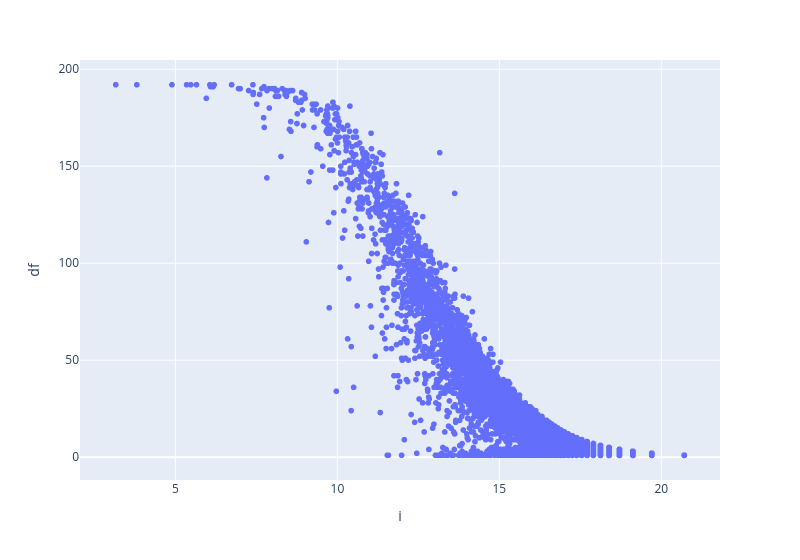

The cell this chart's notebook holds for it:
### Code cell
fig = px.scatter(
    VOCAB,
    x='i',
    y='df',
    hover_name=VOCAB.index,  # or 'level_0'
    width=800
)

fig.show()

### Figure 1 — Plotly figure (JSON) as saved in the notebook; plotly's stock layout.template omitted (floating-point values rounded to 4 significant figures; data arrays with more than 128 entries replaced by an {"elided": "..."} marker saying what was removed)
{"data": [{"hovertemplate": "<b>%{hovertext}</b><br><br>i=%{x}<br>df=%{y}<extra></extra>", "hovertext": {"elided": "24135 str values"}, "legendgroup": "", "marker": {"color": "#636efa", "symbol": "circle"}, "mode": "markers", "name": "", "showlegend": false, "type": "scattergl", "x": {"elided": "24135 float values"}, "xaxis": "x", "y": {"elided": "24135 int values"}, "yaxis": "y"}], "layout": {"legend": {"tracegroupgap": 0}, "margin": {"t": 60}, "width": 800, "xaxis": {"anchor": "y", "domain": [0, 1], "title": {"text": "i"}}, "yaxis": {"anchor": "x", "domain": [0, 1], "title": {"text": "df"}}}}
